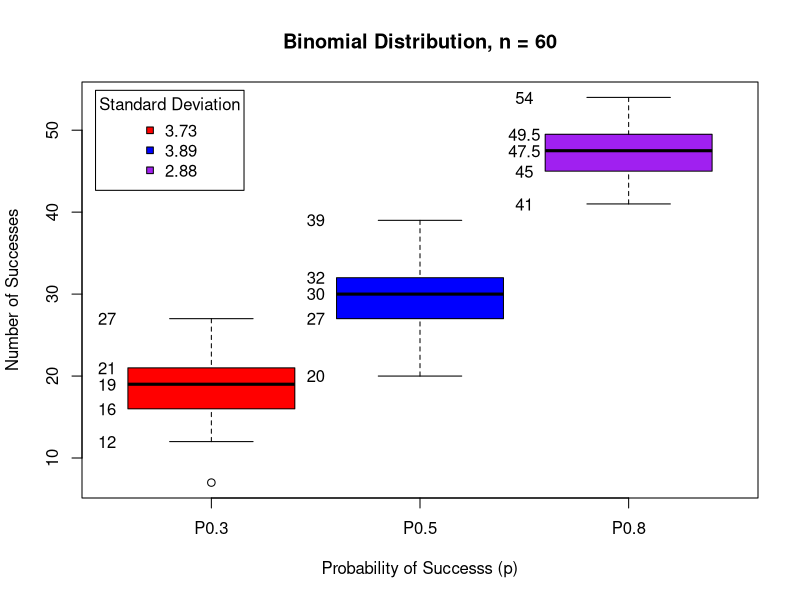

Here is the R script that generated this plot: (Note: this script raises an error after producing the figure.)
# Assignment 1, Problem 1
# Create random distributions and Box Plot

# Save Homework in my Directory
mydir <- "C:/Users/house/Google Drive/Grad School/Fall_17_Big Data Analytics/Assignment 1/"
setwd(mydir)
  
# Assign n and p variables
n <- 60.0
p <- c(0.3,0.5,0.8)
  
# Create a random distribution using dataframe with n observations
data <- data.frame(P0.3 = rbinom(n, n, p[1]),
                   P0.5 = rbinom(n, n, p[2]),
                   P0.8 = rbinom(n, n, p[3]))
  
# Find the Standard deviation of each column
M <- data.matrix(data, rownames.force = NA)         # First convert df into a matrix
storage.mode(M) <- "double"                         # convert integers to doubles
stdev <-c(sd(M[,1]),sd(M[,2]),sd(M[,3]))            # Take standard deviations of cols
  
# Generate boxplot with data frame
bp <- boxplot(data,  main="Binomial Distribution, n = 60", 
              xlab="Probability of Successs (p)", ylab="Number of Successes",
              col = c("red","blue","purple"))
  
# Customize box plot with labels and legend
text(x = col(bp$stats) - .5, y = bp$stats , labels = bp$stats)
legend("topleft", inset=.02, title="Standard Deviation",
         legend=c(format(stdev[1], digits=3),
                  format(stdev[2], digits=3),
                  format(stdev[3], digits=3)), 
         pt.bg=c("red", "blue","purple"),
         pch=22)
  
# Save Work
# rm(list=ls())
SaveRdata = paste(mydir,"HW1_D.RData")
save.image(SaveRdata)